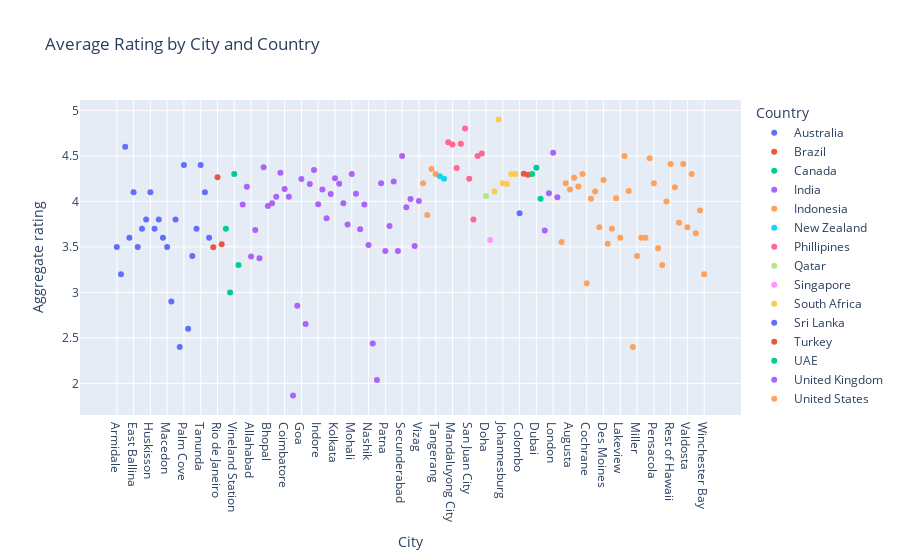

Source (notebook cell):
### Code cell
# Calculating the average 'Aggregate rating' for each city in each country  
rating_distribution = df.groupby(['Country', 'City'])['Aggregate rating'].mean().reset_index()  

# Creating a scatter plot to visualize the average rating by city and country  
fig = px.scatter(
    rating_distribution,  
    x='City',  
    y='Aggregate rating',  
    color='Country',  
    hover_name='City',  
    title='Average Rating by City and Country',  
    labels={'Aggregate Rating': 'City'},  
    size_max=60  
)  

# Displaying the plot  
fig.show()

### Figure 1 — Plotly figure (JSON) as saved in the notebook; plotly's stock layout.template omitted (floating-point values rounded to 4 significant figures)
{"data": [{"hovertemplate": "<b>%{hovertext}</b><br><br>Country=Australia<br>City=%{x}<br>Aggregate rating=%{y}<extra></extra>", "hovertext": ["Armidale", "Balingup", "Beechworth", "Dicky Beach", "East Ballina", "Flaxton", "Forrest", "Hepburn Springs", "Huskisson", "Inverloch", "Lakes Entrance", "Lorn", "Macedon", "Mayfield", "Middleton Beach", "Montville", "Palm Cove", "Paynesville", "Penola", "Phillip Island", "Tanunda", "Trentham East", "Victor Harbor"], "legendgroup": "Australia", "marker": {"color": "#636efa", "symbol": "circle"}, "mode": "markers", "name": "Australia", "orientation": "v", "showlegend": true, "type": "scatter", "x": ["Armidale", "Balingup", "Beechworth", "Dicky Beach", "East Ballina", "Flaxton", "Forrest", "Hepburn Springs", "Huskisson", "Inverloch", "Lakes Entrance", "Lorn", "Macedon", "Mayfield", "Middleton Beach", "Montville", "Palm Cove", "Paynesville", "Penola", "Phillip Island", "Tanunda", "Trentham East", "Victor Harbor"], "xaxis": "x", "y": [3.5, 3.2, 4.6, 3.6, 4.1, 3.5, 3.7, 3.8, 4.1, 3.7, 3.8, 3.6, 3.5, 2.9, 3.8, 2.4, 4.4, 2.6, 3.4, 3.7, 4.4, 4.1, 3.6], "yaxis": "y"}, {"hovertemplate": "<b>%{hovertext}</b><br><br>Country=Brazil<br>City=%{x}<br>Aggregate rating=%{y}<extra></extra>", "hovertext": ["Brasí_lia", "Rio de Janeiro", "Sí£o Paulo"], "legendgroup": "Brazil", "marker": {"color": "#EF553B", "symbol": "circle"}, "mode": "markers", "name": "Brazil", "orientation": "v", "showlegend": true, "type": "scatter", "x": ["Brasí_lia", "Rio de Janeiro", "Sí£o Paulo"], "xaxis": "x", "y": [3.495, 4.265, 3.53], "yaxis": "y"}, {"hovertemplate": "<b>%{hovertext}</b><br><br>Country=Canada<br>City=%{x}<br>Aggregate rating=%{y}<extra></extra>", "hovertext": ["Chatham-Kent", "Consort", "Vineland Station", "Yorkton"], "legendgroup": "Canada", "marker": {"color": "#00cc96", "symbol": "circle"}, "mode": "markers", "name": "Canada", "orientation": "v", "showlegend": true, "type": "scatter", "x": ["Chatham-Kent", "Consort", "Vineland Station", "Yorkton"], "xaxis": "x", "y": [3.7, 3, 4.3, 3.3], "yaxis": "y"}, {"hovertemplate": "<b>%{hovertext}</b><br><br>Country=India<br>City=%{x}<br>Aggregate rating=%{y}<extra></extra>", "hovertext": ["Agra", "Ahmedabad", "Allahabad", "Amritsar", "Aurangabad", "Bangalore", "Bhopal", "Bhubaneshwar", "Chandigarh", "Chennai", "Coimbatore", "Dehradun", "Faridabad", "Ghaziabad", "Goa", "Gurgaon", "Guwahati", "Hyderabad", "Indore", "Jaipur", "Kanpur", "Kochi", "Kolkata", "Lucknow", "Ludhiana", "Mangalore", "Mohali", "Mumbai", "Mysore", "Nagpur", "Nashik", "New Delhi", "Noida", "Panchkula", "Patna", "Puducherry", "Pune", "Ranchi", "Secunderabad", "Surat", "Vadodara", "Varanasi", "Vizag"], "legendgroup": "India", "marker": {"color": "#ab63fa", "symbol": "circle"}, "mode": "markers", "name": "India", "orientation": "v", "showlegend": true, "type": "scatter", "x": ["Agra", "Ahmedabad", "Allahabad", "Amritsar", "Aurangabad", "Bangalore", "Bhopal", "Bhubaneshwar", "Chandigarh", "Chennai", "Coimbatore", "Dehradun", "Faridabad", "Ghaziabad", "Goa", "Gurgaon", "Guwahati", "Hyderabad", "Indore", "Jaipur", "Kanpur", "Kochi", "Kolkata", "Lucknow", "Ludhiana", "Mangalore", "Mohali", "Mumbai", "Mysore", "Nagpur", "Nashik", "New Delhi", "Noida", "Panchkula", "Patna", "Puducherry", "Pune", "Ranchi", "Secunderabad", "Surat", "Vadodara", "Varanasi", "Vizag"], "xaxis": "x", "y": [3.965, 4.162, 3.395, 3.686, 3.375, 4.375, 3.95, 3.981, 4.05, 4.315, 4.135, 4.05, 1.867, 2.852, 4.245, 2.651, 4.19, 4.344, 3.97, 4.13, 3.815, 4.08, 4.255, 4.195, 3.98, 3.745, 4.3, 4.085, 3.695, 3.965, 3.52, 2.439, 2.036, 4.2, 3.455, 3.73, 4.22, 3.455, 4.5, 3.935, 4.025, 3.51, 4.005], "yaxis": "y"}, {"hovertemplate": "<b>%{hovertext}</b><br><br>Country=Indonesia<br>City=%{x}<br>Aggregate rating=%{y}<extra></extra>", "hovertext": ["Bandung", "Bogor", "Jakarta", "Tangerang"], "legendgroup": "Indonesia", "marker": {"color": "#FFA15A", "symbol": "circle"}, "mode": "markers", "name": "Indonesia", "orientation": "v", "showlegend": true, "type": "scatter", "x": ["Bandung", "Bogor", "Jakarta", "Tangerang"], "xaxis": "x", "y": [4.2, 3.85, 4.356, 4.3], "yaxis": "y"}, {"hovertemplate": "<b>%{hovertext}</b><br><br>Country=New Zealand<br>City=%{x}<br>Aggregate rating=%{y}<extra></extra>", "hovertext": ["Auckland", "Wellington City"], "legendgroup": "New Zealand", "marker": {"color": "#19d3f3", "symbol": "circle"}, "mode": "markers", "name": "New Zealand", "orientation": "v", "showlegend": true, "type": "scatter", "x": ["Auckland", "Wellington City"], "xaxis": "x", "y": [4.275, 4.25], "yaxis": "y"}, {"hovertemplate": "<b>%{hovertext}</b><br><br>Country=Phillipines<br>City=%{x}<br>Aggregate rating=%{y}<extra></extra>", "hovertext": ["Makati City", "Mandaluyong City", "Pasay City", "Pasig City", "Quezon City", "San Juan City", "Santa Rosa", "Tagaytay City", "Taguig City"], "legendgroup": "Phillipines", "marker": {"color": "#FF6692", "symbol": "circle"}, "mode": "markers", "name": "Phillipines", "orientation": "v", "showlegend": true, "type": "scatter", "x": ["Makati City", "Mandaluyong City", "Pasay City", "Pasig City", "Quezon City", "San Juan City", "Santa Rosa", "Tagaytay City", "Taguig City"], "xaxis": "x", "y": [4.65, 4.625, 4.367, 4.633, 4.8, 4.25, 3.8, 4.5, 4.525], "yaxis": "y"}, {"hovertemplate": "<b>%{hovertext}</b><br><br>Country=Qatar<br>City=%{x}<br>Aggregate rating=%{y}<extra></extra>", "hovertext": ["Doha"], "legendgroup": "Qatar", "marker": {"color": "#B6E880", "symbol": "circle"}, "mode": "markers", "name": "Qatar", "orientation": "v", "showlegend": true, "type": "scatter", "x": ["Doha"], "xaxis": "x", "y": [4.06], "yaxis": "y"}, {"hovertemplate": "<b>%{hovertext}</b><br><br>Country=Singapore<br>City=%{x}<br>Aggregate rating=%{y}<extra></extra>", "hovertext": ["Singapore"], "legendgroup": "Singapore", "marker": {"color": "#FF97FF", "symbol": "circle"}, "mode": "markers", "name": "Singapore", "orientation": "v", "showlegend": true, "type": "scatter", "x": ["Singapore"], "xaxis": "x", "y": [3.575], "yaxis": "y"}, {"hovertemplate": "<b>%{hovertext}</b><br><br>Country=South Africa<br>City=%{x}<br>Aggregate rating=%{y}<extra></extra>", "hovertext": ["Cape Town", "Inner City", "Johannesburg", "Pretoria", "Randburg", "Sandton"], "legendgroup": "South Africa", "marker": {"color": "#FECB52", "symbol": "circle"}, "mode": "markers", "name": "South Africa", "orientation": "v", "showlegend": true, "type": "scatter", "x": ["Cape Town", "Inner City", "Johannesburg", "Pretoria", "Randburg", "Sandton"], "xaxis": "x", "y": [4.11, 4.9, 4.2, 4.19, 4.3, 4.3], "yaxis": "y"}, {"hovertemplate": "<b>%{hovertext}</b><br><br>Country=Sri Lanka<br>City=%{x}<br>Aggregate rating=%{y}<extra></extra>", "hovertext": ["Colombo"], "legendgroup": "Sri Lanka", "marker": {"color": "#636efa", "symbol": "circle"}, "mode": "markers", "name": "Sri Lanka", "orientation": "v", "showlegend": true, "type": "scatter", "x": ["Colombo"], "xaxis": "x", "y": [3.87], "yaxis": "y"}, {"hovertemplate": "<b>%{hovertext}</b><br><br>Country=Turkey<br>City=%{x}<br>Aggregate rating=%{y}<extra></extra>", "hovertext": ["Ankara", "ÛÁstanbul"], "legendgroup": "Turkey", "marker": {"color": "#EF553B", "symbol": "circle"}, "mode": "markers", "name": "Turkey", "orientation": "v", "showlegend": true, "type": "scatter", "x": ["Ankara", "ÛÁstanbul"], "xaxis": "x", "y": [4.305, 4.293], "yaxis": "y"}, {"hovertemplate": "<b>%{hovertext}</b><br><br>Country=UAE<br>City=%{x}<br>Aggregate rating=%{y}<extra></extra>", "hovertext": ["Abu Dhabi", "Dubai", "Sharjah"], "legendgroup": "UAE", "marker": {"color": "#00cc96", "symbol": "circle"}, "mode": "markers", "name": "UAE", "orientation": "v", "showlegend": true, "type": "scatter", "x": ["Abu Dhabi", "Dubai", "Sharjah"], "xaxis": "x", "y": [4.3, 4.37, 4.03], "yaxis": "y"}, {"hovertemplate": "<b>%{hovertext}</b><br><br>Country=United Kingdom<br>City=%{x}<br>Aggregate rating=%{y}<extra></extra>", "hovertext": ["Birmingham", "Edinburgh", "London", "Manchester"], "legendgroup": "United Kingdom", "marker": {"color": "#ab63fa", "symbol": "circle"}, "mode": "markers", "name": "United Kingdom", "orientation": "v", "showlegend": true, "type": "scatter", "x": ["Birmingham", "Edinburgh", "London", "Manchester"], "xaxis": "x", "y": [3.68, 4.09, 4.535, 4.045], "yaxis": "y"}, {"hovertemplate": "<b>%{hovertext}</b><br><br>Country=United States<br>City=%{x}<br>Aggregate rating=%{y}<extra></extra>", "hovertext": ["Albany", "Athens", "Augusta", "Boise", "Cedar Rapids/Iowa City", "Clatskanie", "Cochrane", "Columbus", "Dalton", "Davenport", "Des Moines", "Dubuque", "Fernley", "Gainesville", "Lakeview", "Lincoln", "Macon", "Mc Millan", "Miller", "Monroe", "Ojo Caliente", "Orlando", "Pensacola", "Pocatello", "Potrero", "Princeton", "Rest of Hawaii", "Savannah", "Sioux City", "Tampa Bay", "Valdosta", "Vernonia", "Waterloo", "Weirton", "Winchester Bay"], "legendgroup": "United States", "marker": {"color": "#FFA15A", "symbol": "circle"}, "mode": "markers", "name": "United States", "orientation": "v", "showlegend": true, "type": "scatter", "x": ["Albany", "Athens", "Augusta", "Boise", "Cedar Rapids/Iowa City", "Clatskanie", "Cochrane", "Columbus", "Dalton", "Davenport", "Des Moines", "Dubuque", "Fernley", "Gainesville", "Lakeview", "Lincoln", "Macon", "Mc Millan", "Miller", "Monroe", "Ojo Caliente", "Orlando", "Pensacola", "Pocatello", "Potrero", "Princeton", "Rest of Hawaii", "Savannah", "Sioux City", "Tampa Bay", "Valdosta", "Vernonia", "Waterloo", "Weirton", "Winchester Bay"], "xaxis": "x", "y": [3.555, 4.2, 4.13, 4.26, 4.165, 4.3, 3.1, 4.03, 4.11, 3.715, 4.235, 3.535, 3.7, 4.035, 3.6, 4.5, 4.115, 2.4, 3.4, 3.6, 3.6, 4.475, 4.2, 3.485, 3.3, 4, 4.41, 4.155, 3.765, 4.41, 3.715, 4.3, 3.65, 3.9, 3.2], "yaxis": "y"}], "layout": {"autosize": true, "legend": {"title": {"text": "Country"}, "tracegroupgap": 0}, "title": {"text": "Average Rating by City and Country"}, "xaxis": {"anchor": "y", "autorange": true, "domain": [0, 1], "range": [-8.546, 148.5], "title": {"text": "City"}, "type": "category"}, "yaxis": {"anchor": "x", "autorange": true, "domain": [0, 1], "range": [1.578, 5.189], "title": {"text": "Aggregate rating"}, "type": "linear"}}}
